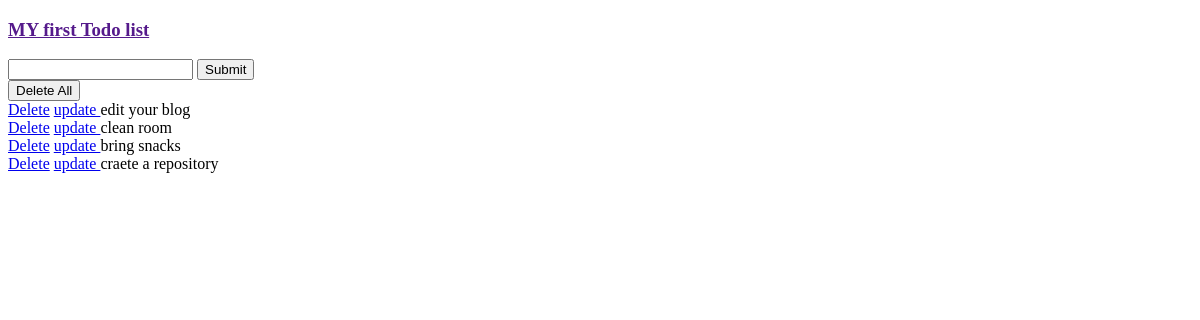
Before: / with the older database file.
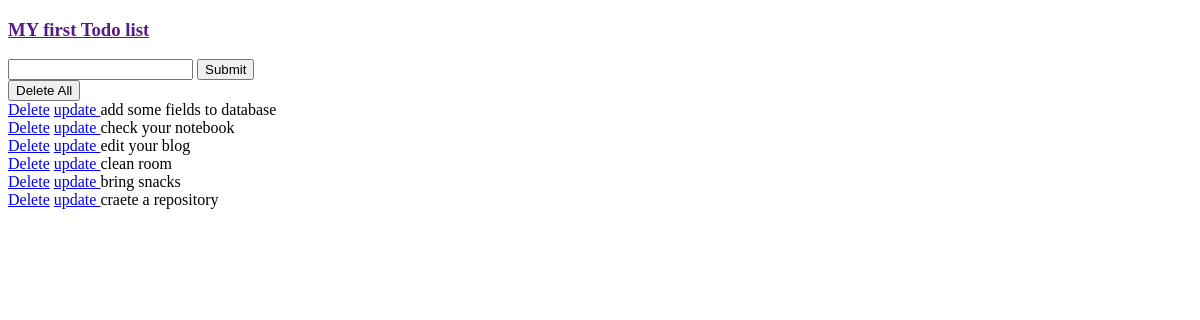
After: the same page with the newer database file.
### todoapp/models.py (models this page shows)
class Todolist(models.Model):
	task = models.CharField(max_length=200, null=True)
	priority = models.IntegerField(default= '3')

### todoapp/views.py (the view)
# urls.py: url(r'^$', views.test),
def test(request):
    if request.method == 'POST':
        task_data = request.POST.get('task_data', 'Task not defined')
        priority = request.POST.get('priority', 3)
        a = Todolist(task = task_data, priority=priority)
        a.save()
    sample = {'object_list': Todolist.objects.all().order_by('priority')}
    return render(request, 'index.html', sample)

### templates/index.html (shortened to what this page needs)
<!DOCTYPE html>
<html>
<head>
</head>
<body>
<a href=""><h3>MY first Todo list</h3> </a>
<form action="/" method="post">{% csrf_token %}
	<input type="text" name="task_data"/>
	<input type="submit"/>
</form>
<a href='/delete_all/'> <button>Delete All</button> </a> <br>
{% for x in object_list %}
    <a href='/delete/{{x.id}}/'> Delete</a>
    <a href="/update/{{x.id}}/"> update </a>
	{{x.task}}<br>
{% endfor %}
</body>
</html>

Changed rows visible on the page:
added Todolist: task "add some fields to database"
added Todolist: task "check your notebook"
